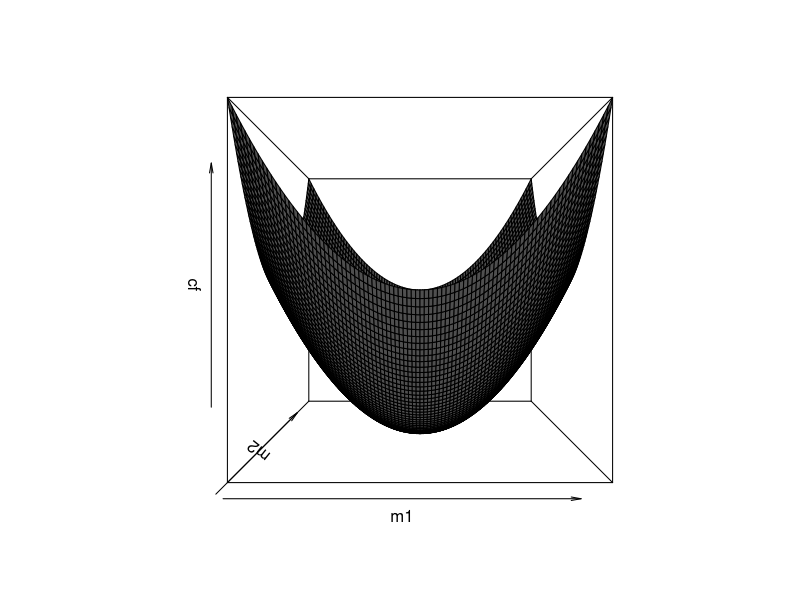

The R source for this figure:
x=c(0,1,2,3,4,10,11,12,13,14)
m1=seq(min(x)-20,max(x)+10,by=0.5)
m2=seq(min(x)-10,max(x)+20,by=0.5)
J <- function(x,m1,m2){
  m=c(m1,m1,m1,m1,m1,m2,m2,m2,m2,m2)
  d=t(x-m)%*%(x-m)
  return(d)
} 
cf=matrix(nrow=length(m1),ncol=length(m2))
for(i in 1:length(m1)){
      for(j in 1:length(m2)){
            cf[i,j]=J(x,m1[i],m2[j])
      }                                                               
}

persp(m1,m2,cf,phi=0,theta=0,col=colors()[184])